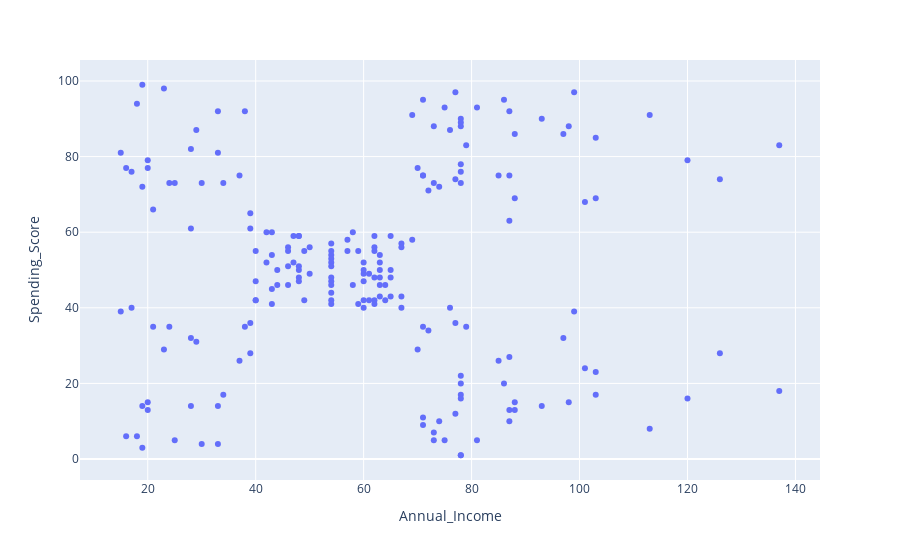

Notebook cell for this chart:
### Code cell
# Scatterplot Of Age & Annual Income
px.scatter(df,y='Spending_Score',x='Annual_Income')

### Figure 1 — Plotly figure (JSON) as saved in the notebook; plotly's stock layout.template omitted (floating-point values rounded to 4 significant figures; data arrays with more than 128 entries replaced by an {"elided": "..."} marker saying what was removed)
{"data": [{"hovertemplate": "Annual_Income=%{x}<br>Spending_Score=%{y}<extra></extra>", "legendgroup": "", "marker": {"color": "#636efa", "symbol": "circle"}, "mode": "markers", "name": "", "orientation": "v", "showlegend": false, "type": "scatter", "x": {"elided": "200 int values"}, "xaxis": "x", "y": {"elided": "200 int values"}, "yaxis": "y"}], "layout": {"legend": {"tracegroupgap": 0}, "margin": {"t": 60}, "xaxis": {"anchor": "y", "domain": [0, 1], "title": {"text": "Annual_Income"}}, "yaxis": {"anchor": "x", "domain": [0, 1], "title": {"text": "Spending_Score"}}}}
